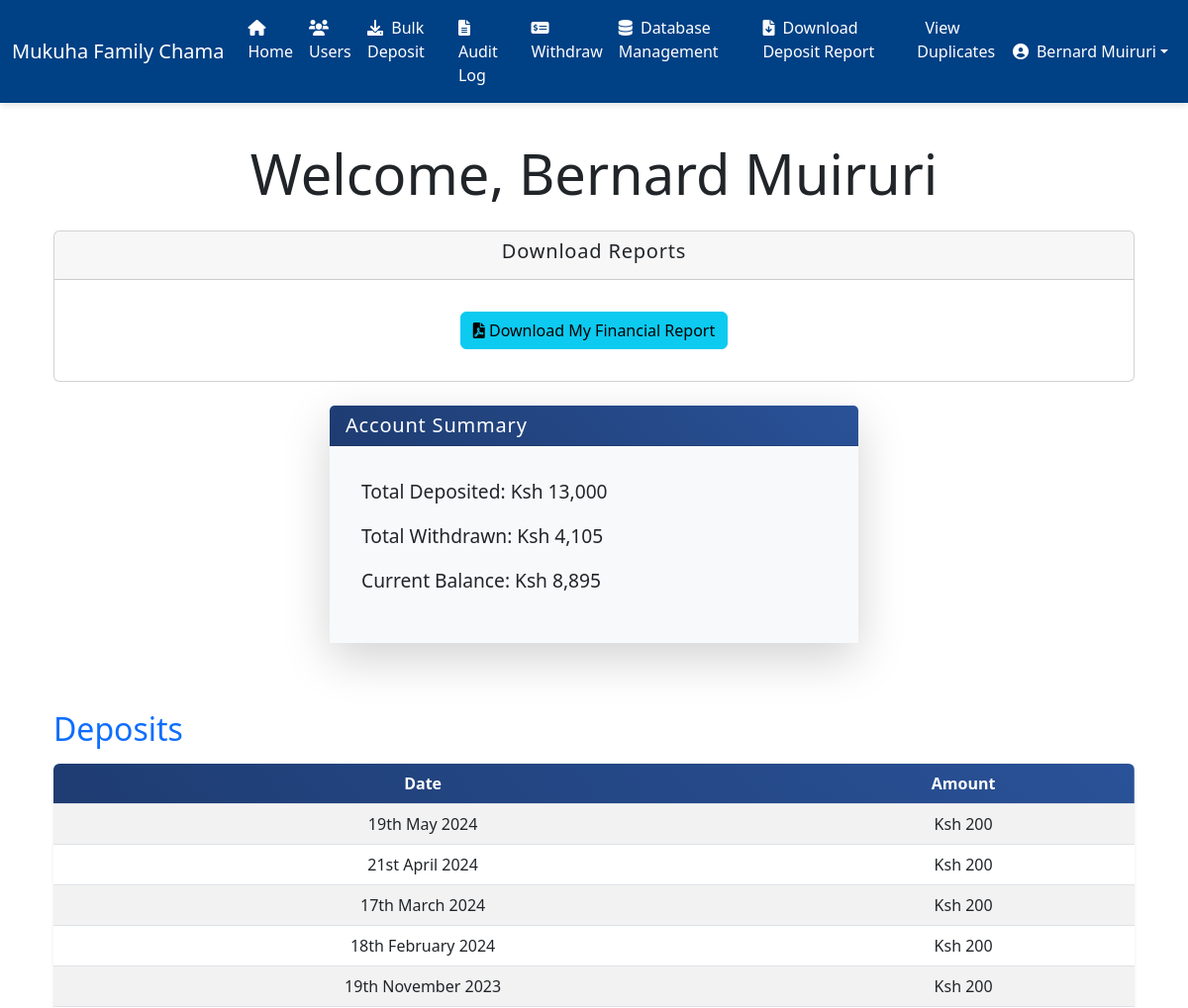
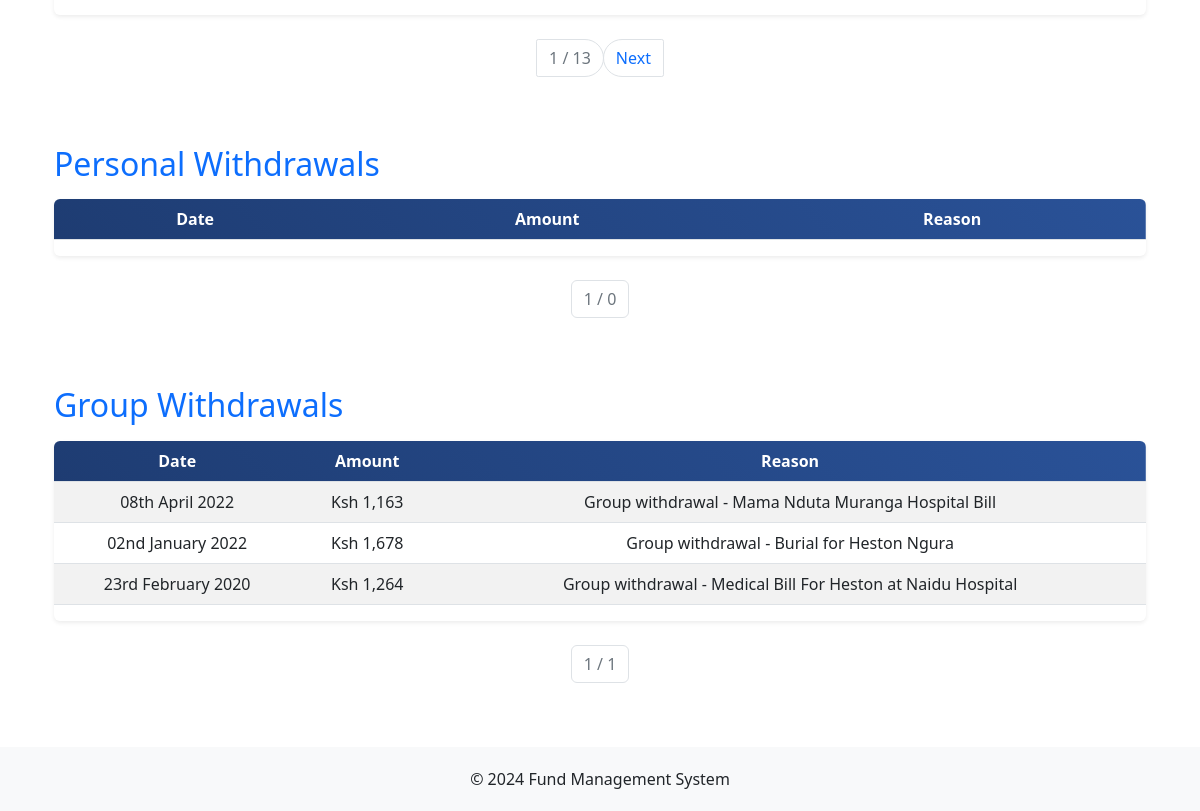
Screenshot of /user_dashboard (signed in) with the database file from the repository (2 pictures, top to bottom).
### app.py (models this page shows, shortened)
class User(db.Model):
    id = db.Column(db.Integer, primary_key=True)
    name = db.Column(db.String(80), nullable=False)
    email = db.Column(db.String(120), unique=True, nullable=False)
    password = db.Column(db.String(255), nullable=False)
    role = db.Column(db.String(20), nullable=False, default='member')
    is_password_changed = db.Column(db.Boolean, default=False)
    deposits = db.relationship('Deposit', backref='user', lazy='dynamic')
    withdrawals = db.relationship('Withdrawal', backref='user', lazy='dynamic')
    def total_deposited(self):
        return sum(deposit.amount for deposit in self.deposits)
    def total_withdrawn(self):
        return sum(withdrawal.amount for withdrawal in self.withdrawals)
    def balance(self):
        return self.total_deposited() - self.total_withdrawn()

class Deposit(db.Model):
    id = db.Column(db.Integer, primary_key=True)
    amount = db.Column(db.Integer, nullable=False)
    date = db.Column(db.Date, nullable=False)
    user_id = db.Column(db.Integer, db.ForeignKey('user.id'), nullable=False)

class Withdrawal(db.Model):
    id = db.Column(db.Integer, primary_key=True)
    amount = db.Column(db.Integer, nullable=False)
    date = db.Column(db.Date, nullable=False)
    reason = db.Column(db.String(200), nullable=False)
    user_id = db.Column(db.Integer, db.ForeignKey('user.id'), nullable=False)
    withdrawal_type = db.Column(db.String(20), nullable=False)  # 'personal' or 'group'

### app.py (the view)
@app.route('/user_dashboard')
@login_required
@password_change_required
def user_dashboard():
    user = User.query.get(session['user_id'])
    page_deposit = request.args.get('page_deposit', 1, type=int)
    page_personal_withdrawal = request.args.get('page_personal_withdrawal', 1, type=int)
    page_group_withdrawal = request.args.get('page_group_withdrawal', 1, type=int)
    deposits = user.deposits.order_by(Deposit.date.desc()).paginate(page=page_deposit, per_page=5, error_out=False)
    personal_withdrawals = user.withdrawals.filter_by(withdrawal_type='personal').order_by(
        Withdrawal.date.desc()).paginate(page=page_personal_withdrawal, per_page=5, error_out=False)
    group_withdrawals = user.withdrawals.filter_by(withdrawal_type='group').order_by(Withdrawal.date.desc()).paginate(
        page=page_group_withdrawal, per_page=5, error_out=False)
    return render_template('user_dashboard.html', user=user, deposits=deposits,
                           personal_withdrawals=personal_withdrawals,
                           group_withdrawals=group_withdrawals)

### app.py (called while the page is built)
def login_required(f):
    @wraps(f)
    def decorated_function(*args, **kwargs):
        if 'user_id' not in session:
            return redirect(url_for('login', next=request.url))
        return f(*args, **kwargs)
    return decorated_function

def password_change_required(f):
    @wraps(f)
    def decorated_function(*args, **kwargs):
        user_id = session.get('user_id')
        if not user_id:
            return redirect(url_for('login'))
        user = User.query.get(user_id)
        if not user:
            session.pop('user_id', None)  # Clear invalid session
            return redirect(url_for('login'))
        if not user.is_password_changed:
            return redirect(url_for('change_password'))
        return f(*args, **kwargs)
    return decorated_function

def format_number(value):
    return "{:,.0f}".format(value)

@app.context_processor
def inject_user():
    if 'user_id' in session:
        user = User.query.get(session['user_id'])
        return dict(current_user=user)
    return dict(current_user=None)

def format_date(date):
    day = date.day
    suffix = 'th' if 11 <= day <= 13 else {1: 'st', 2: 'nd', 3: 'rd'}.get(day % 10, 'th')
    return date.strftime(f"%d{suffix} %B %Y")

### templates/user_dashboard.html (shortened to what this page needs)
{% extends "base.html" %}
{% block content %}
<div class="container mt-5">
    <div class="text-center">
        <h1 class="display-4 text-dark mb-4">Welcome, {{ user.name }}</h1>
    </div>
    <div class="text-center mb-4">
<div class="card mb-4">
    <div class="card-header">
        <h5>Download Reports</h5>
    </div>
    <div class="card-body">
        <a href="{{ url_for('download_user_report', user_id=user.id) }}" class="btn btn-info">
            <i class="fas fa-file-pdf"></i> Download My Financial Report
        </a>
    </div>
</div>
</div>
    <div class="row justify-content-center mb-5">
        <div class="col-md-6">
            <div class="card shadow-lg border-0">
                <div class="card-header bg-gradient-primary text-white">
                    <h5 class="mb-0">Account Summary</h5>
                </div>
                <div class="card-body bg-light">
                    <p class="lead"><strong>Total Deposited:</strong> Ksh {{ user.total_deposited() | format_number }}</p>
                    <p class="lead"><strong>Total Withdrawn:</strong> Ksh {{ user.total_withdrawn() | format_number }}</p>
                    <p class="lead"><strong>Current Balance:</strong> Ksh {{ user.balance() | format_number }}</p>
                </div>
            </div>
        </div>
    </div>
    <div class="section mt-5">
        <h2 class="text-primary mb-3">Deposits</h2>
        <div class="table-responsive rounded shadow-sm mb-4">
            <table class="table table-hover table-striped align-middle text-center">
                <thead class="bg-gradient-primary text-white">
                    <tr>
                        <th>Date</th>
                        <th>Amount</th>
                    </tr>
                </thead>
                <tbody>
                    {% for deposit in deposits.items %}
                    <tr class="table-row-hover">
                        <td>{{ deposit.date | format_date }}</td>
                        <td>Ksh {{ deposit.amount | format_number }}</td>
                    </tr>
                    {% endfor %}
                </tbody>
            </table>
        </div>
        <nav aria-label="Deposits pagination" class="mt-4">
            <ul class="pagination justify-content-center">
                <li class="page-item disabled">
                    <span class="page-link">{{ deposits.page }} / {{ deposits.pages }}</span>
                </li>
                {% if deposits.has_next %}
                    <li class="page-item">
                        <a class="page-link" href="{{ url_for('user_dashboard', page_deposit=deposits.next_num, page_personal_withdrawal=personal_withdrawals.page, page_group_withdrawal=group_withdrawals.page) }}">Next</a>
                    </li>
                {% endif %}
            </ul>
        </nav>
    </div>
    <div class="section mt-5">
        <h2 class="text-primary mb-3">Personal Withdrawals</h2>
        <div class="table-responsive rounded shadow-sm mb-4">
            <table class="table table-hover table-striped align-middle text-center">
                <thead class="bg-gradient-primary text-white">
                    <tr>
                        <th>Date</th>
                        <th>Amount</th>
                        <th>Reason</th>
                    </tr>
                </thead>
            </table>
        </div>
        <nav aria-label="Personal Withdrawals pagination" class="mt-4">
            <ul class="pagination justify-content-center">
                <li class="page-item disabled">
                    <span class="page-link">{{ personal_withdrawals.page }} / {{ personal_withdrawals.pages }}</span>
                </li>
            </ul>
        </nav>
    </div>
    <div class="section mt-5">
        <h2 class="text-primary mb-3">Group Withdrawals</h2>
        <div class="table-responsive rounded shadow-sm mb-4">
            <table class="table table-hover table-striped align-middle text-center">
                <thead class="bg-gradient-primary text-white">
                    <tr>
                        <th>Date</th>
                        <th>Amount</th>
                        <th>Reason</th>
                    </tr>
                </thead>
                <tbody>
                    {% for withdrawal in group_withdrawals.items %}
                    <tr class="table-row-hover">
                        <td>{{ withdrawal.date | format_date }}</td>
                        <td>Ksh {{ withdrawal.amount | format_number }}</td>
                        <td>{{ withdrawal.reason }}</td>
                    </tr>
                    {% endfor %}
                </tbody>
            </table>
        </div>
        <nav aria-label="Group Withdrawals pagination" class="mt-4">
            <ul class="pagination justify-content-center">
                <li class="page-item disabled">
                    <span class="page-link">{{ group_withdrawals.page }} / {{ group_withdrawals.pages }}</span>
                </li>
            </ul>
        </nav>
    </div>
</div>
{% endblock %}

### templates/base.html (shortened to what this page needs)
<!DOCTYPE html>
<html lang="en">
<head>
    <link href="https://cdn.jsdelivr.net/npm/tailwindcss@2.2.19/dist/tailwind.min.css" rel="stylesheet">
    <link rel="stylesheet" href="https://cdnjs.cloudflare.com/ajax/libs/font-awesome/6.1.1/css/all.min.css">
    <link rel="stylesheet" href="https://cdn.jsdelivr.net/npm/bootstrap@5.2.3/dist/css/bootstrap.min.css">
    <link rel="stylesheet" href="https://cdnjs.cloudflare.com/ajax/libs/font-awesome/6.0.0-beta3/css/all.min.css" />
</head>
<body>
    <nav class="navbar navbar-expand-lg fixed-top
        {% if current_user %}
            {% if current_user.role == 'admin' %}
                navbar-admin
            {% elif current_user.role == 'member' %}
                navbar-member
            {% else %}
                navbar-light bg-light
            {% endif %}
        {% else %}
            navbar-light bg-light
        {% endif %}
    ">
        <div class="container-fluid">
            <a class="navbar-brand" href="{{ url_for('home') }}">Mukuha Family Chama</a>
            <div class="collapse navbar-collapse" id="navbarNav">
                {% if current_user and current_user.role == 'admin' %}
                    <ul class="navbar-nav me-auto mb-2 mb-lg-0">
                        <li class="nav-item">
                            <a class="nav-link {% if request.endpoint == 'index' %}active{% endif %}" href="{{ url_for('index') }}">
                                <i class="fas fa-home me-1"></i> Home
                            </a>
                        </li>
                        <li class="nav-item">
                            <a class="nav-link {% if request.endpoint == 'users' %}active{% endif %}" href="{{ url_for('users') }}">
                                <i class="fas fa-users me-1"></i> Users
                            </a>
                        </li>
                        <li class="nav-item">
                            <a class="nav-link {% if request.endpoint == 'bulk_deposit' %}active{% endif %}" href="{{ url_for('bulk_deposit') }}">
                                <i class="fas fa-download me-1"></i> Bulk Deposit
                            </a>
                        </li>
                        <li class="nav-item">
                            <a class="nav-link {% if request.endpoint == 'audit_log' %}active{% endif %}" href="{{ url_for('audit_log') }}">
                                <i class="fas fa-file-alt me-1"></i> Audit Log
                            </a>
                        </li>
                        <li class="nav-item">
                            <a class="nav-link {% if request.endpoint == 'withdraw' %}active{% endif %}" href="{{ url_for('withdraw') }}">
                                <i class="fas fa-money-check-alt me-1"></i> Withdraw
                            </a>
                        </li>
                        <li class="nav-item">
                            <a class="nav-link {% if request.endpoint == 'database_management' %}active{% endif %}" href="{{ url_for('database_management') }}">
                                <i class="fas fa-database me-1"></i> Database Management
                            </a>
                        </li>
                        <li class="nav-item">
                            <a class="nav-link {% if request.endpoint == 'download_deposit_report' %}active{% endif %}" href="{{ url_for('download_deposit_report') }}">
                                <i class="fas fa-file-download me-1"></i> Download Deposit Report
                            </a>
                        </li>
                        <li class="nav-item">
                            <a class="nav-link {% if request.endpoint == 'duplicate_deposits' %}active{% endif %}" href="{{ url_for('duplicate_deposits') }}">
                                 View Duplicates
                            </a>
                        </li>
                    </ul>
                {% endif %}
                <ul class="navbar-nav ms-auto mb-2 mb-lg-0">
                    {% if current_user %}
                        <li class="nav-item dropdown">
                            <a class="nav-link dropdown-toggle d-flex align-items-center" href="#" id="userDropdown" role="button" data-bs-toggle="dropdown" aria-expanded="false">
                                <i class="fas fa-user-circle me-2"></i> {{ current_user.name }}
                            </a>
                        </li>
                    {% else %}
                        <li class="nav-item">
                            <a class="nav-link {% if request.endpoint == 'login' %}active{% endif %}" href="{{ url_for('login') }}">
                                <i class="fas fa-sign-in-alt me-1"></i> Login
                            </a>
                        </li>
                    {% endif %}
                </ul>
            </div>
        </div>
    </nav>
    <div class="container content mt-4 mb-5">
        {% block content %}{% endblock %}
    </div>
    <footer>
        <div class="container">
            <p class="mb-0">&copy; 2024 Fund Management System</p>
        </div>
    </footer>
</body>
</html>

### templates/base.html (style rules this page uses)
body { display: flex; flex-direction: column; min-height: 100vh; padding-top: 70px; margin: 0; }
.content { flex: 1; }
footer { background-color: #f8f9fa; padding: 20px 0; width: 100%; text-align: center; }
.navbar { box-shadow: 0 4px 6px -1px rgba(0,0,0,0.1); transition: box-shadow 0.3s ease-in-out; }
.navbar-admin { background-color: #004085; }
.navbar-admin .nav-link, .navbar-member .nav-link, .navbar-admin .navbar-brand, .navbar-member .navbar-brand, .navbar-admin .dropdown-item, .navbar-member .dropdown-item { color: #ffffff !important; }

### templates/user_dashboard.html (style rules this page uses)
.bg-gradient-primary { background: linear-gradient(45deg, #1e3c72, #2a5298); }
.card-header { font-weight: bold; letter-spacing: 0.05em; }
.pagination .page-link { border-radius: 50px; }
.section { padding-top: 20px; }
.lead { font-size: 1.2rem; margin-bottom: 1rem; }
.card-body { padding: 2rem; }

### rows the page displays
User: name "Bernard Muiruri"
Deposit: total_deposited "13,000", balance "8,895"
Withdrawal: total_withdrawn "4,105", date "23rd February 2020", amount "1,264", reason "Group withdrawal - Medical Bill For Heston at Naidu Hospital"
Deposit: date "19th May 2024", amount "200"
Deposit: date "21st April 2024", amount "200"
Deposit: date "17th March 2024", amount "200"
Deposit: date "18th February 2024", amount "200"
Deposit: date "19th November 2023", amount "200"
Withdrawal: date "08th April 2022", amount "1,163", reason "Group withdrawal - Mama Nduta Muranga Hospital Bill"
Withdrawal: date "02nd January 2022", amount "1,678", reason "Group withdrawal - Burial for Heston Ngura"

### other values shown
{{ deposits.page }} "1"
{{ deposits.pages }} "13"
{{ personal_withdrawals.page }} "1"
{{ personal_withdrawals.pages }} "0"
{{ group_withdrawals.page }} "1"
{{ group_withdrawals.pages }} "1"
